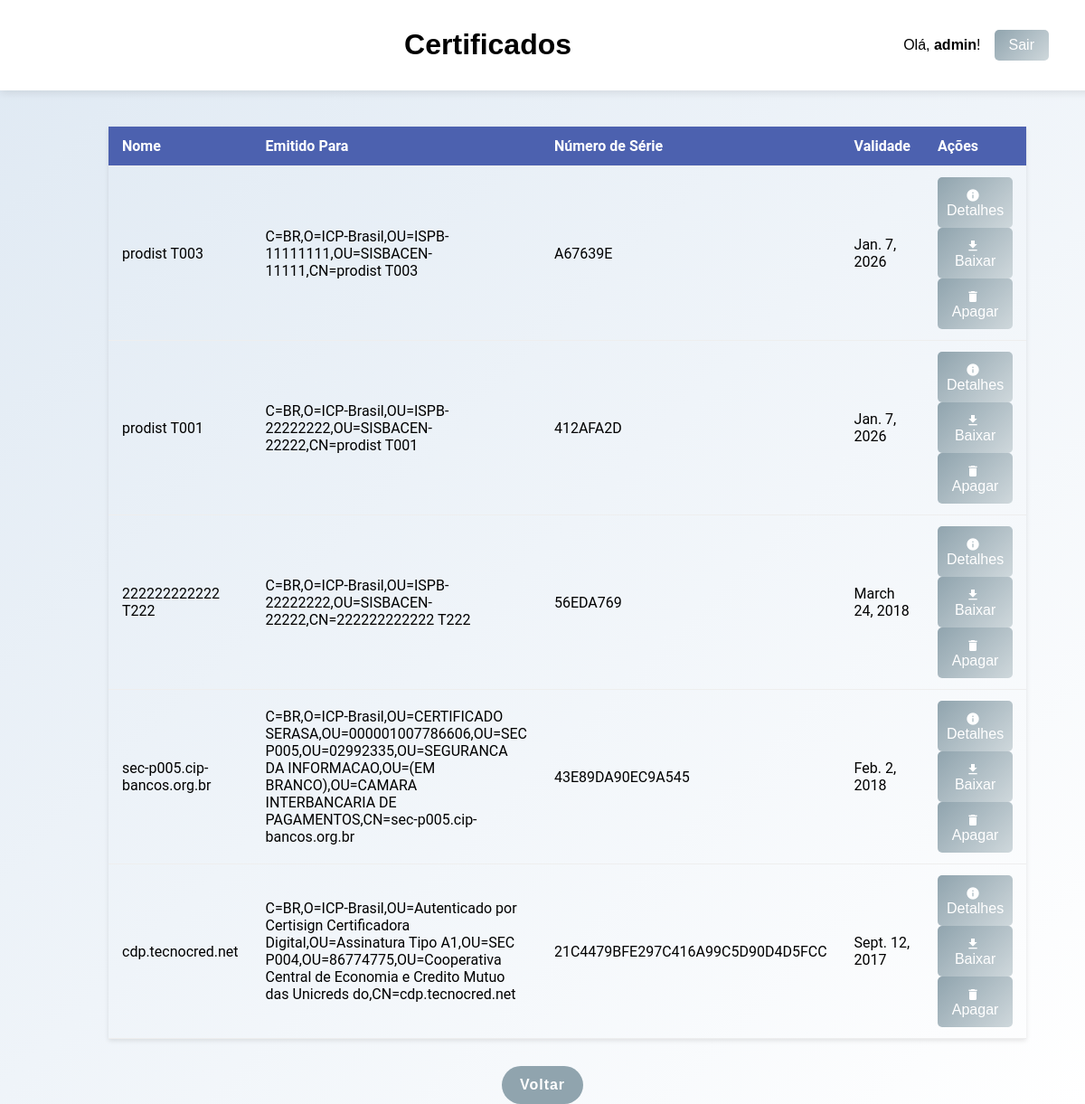
/certificados/ (signed in), run on the app's committed database.
### home/models.py (models this page shows, shortened)
class Certificado(models.Model):
    arquivo = models.FileField(upload_to='certificados/')
    nome = models.CharField(max_length=255)
    emitido_por = models.CharField(max_length=255)
    emitido_para = models.CharField(max_length=255)
    validade_inicio = models.DateField()
    validade_fim = models.DateField()
    numero_serie = models.CharField(max_length=255, unique=True)  # Mantém como texto, mas em formato HEX

### home/views/certificate_views.py (the view)
# urls.py: path("certificados/", views.certificate_views.listar_certificados, name="certificados"), # Rota para lista de certificados
def listar_certificados(request):
    certificados = Certificado.objects.all()
    return render(request, "home/certificados/certificados.html", {"certificados": certificados})

### home/templates/home/certificados/certificados.html (shortened to what this page needs)
<!DOCTYPE html>
<html lang="pt-br">
<head>
    {% load static %}
    <link rel="stylesheet" href="{% static 'home/css/styles.css' %}">
    <link href="https://fonts.googleapis.com/icon?family=Material+Icons" rel="stylesheet">  </head>
<body>
    <header class="header">
        <div class="header-container">
            <div class="logo">  </div> <h1>Certificados</h1>
            <div class="user-info">
                <p>Olá, <strong>{{ user.username }}</strong>!</p>
                <form action="{% url 'logout' %}" method="post">
                    <button type="submit" class="logout-btn">Sair</button>
                </form>
            </div>
        </div>
    </header>
    <main class="app-main">
        <div class="app-container">
            <table>
                <thead>
                    <tr>
                        <th>Nome</th>
                        <th>Emitido Para</th>
                        <th>Número de Série</th>
                        <th>Validade</th>
                        <th>Ações</th>
                    </tr>
                </thead>
                <tbody>
                    {% for certificado in certificados %}
                    <tr>
                        <td>{{ certificado.nome }}</td>
                        <td>{{ certificado.emitido_para }}</td>
                        <td>{{ certificado.numero_serie }}</td>
                        <td>{{ certificado.validade_fim }}</td>
                            <td>
                                <form method="GET" action="{% url 'detalhes_certificado' certificado.id %}" style="display:inline;">
                                    <button type="submit" class="btn btn-danger">
                                        <i class="material-icons">info</i> Detalhes
                                    </button>
                                </form>
                                <form method="GET" action="{% url 'download_certificado' certificado.pk %}" style="display:inline;">
                                    <button type="submit" class="btn btn-danger">
                                        <i class="material-icons">file_download</i> Baixar
                                    </button>
                                </form>
                                {% if user.is_staff %}
                                <form method="POST" action="{% url 'apagar_certificado' certificado.pk %}" style="display:inline;">
                                    <button type="submit" class="btn btn-danger">
                                        <i class="material-icons">delete</i> Apagar
                                    </button>
                                </form>
                                {% endif %}
                            </td>
                    </tr>
                    {% endfor %}
                </tbody>
            </table>
        </div>
        <a href="javascript:history.back()" class="back-button">Voltar</a>
    </main>
</body>
</html>

### home/static/home/css/styles.css (style rules this page uses)
body { margin: 0; font-family: Arial, sans-serif; display: flex; flex-direction: column; align-items: center; background: linear-gradient(135deg, #dfe9f3, #ffffff); padding-top: 100px; min-height: 100vh; overflow-x: hidden; }
.header { width: 100%; background-color: #ffffff; box-shadow: 0 2px 10px rgba(0, 0, 0, 0.1); padding: 10px 20px; display: flex; justify-content: space-between; align-items: center; position: fixed; top: 0; left: 0; z-index: 1000; min-height: 50px; }
.header-container { width: 90%; margin: 0 auto; display: flex; justify-content: space-between; align-items: center; max-width: 1200px; }
.user-info { display: flex; align-items: center; gap: 15px; }
.logout-btn { background-color: #ff4d4d; color: white; border: none; padding: 8px 16px; border-radius: 5px; cursor: pointer; }
.app-main { text-align: center; width: 80%; margin-top: 20px; }
.app-container { display: grid; grid-template-columns: repeat(auto-fit, minmax(250px, 1fr)); gap: 20px; margin-top: 20px; }
.back-button { display: inline-block; background-color: #90a4ae; color: white; padding: 12px 20px; border-radius: 30px; text-decoration: none; margin-top: 30px; font-size: 16px; font-weight: bold; letter-spacing: 1px; transition: background-color 0.3s ease, transform 0.3s ease; }
button { width: 100%; padding: 10px; background: linear-gradient(135deg, #90a4ae, #cfd8dc); border: none; color: #37474f; font-size: 16px; border-radius: 5px; cursor: pointer; transition: 0.3s; }
table { width: 100%; border-collapse: collapse; font-family: 'Roboto', sans-serif; box-shadow: 0 2px 5px rgba(0, 0, 0, 0.1); }
th, td { padding: 12px 15px; text-align: left; border-bottom: 1px solid #eee; }
th { background-color: #4c61af; color: white; font-weight: 600; }
.btn i.material-icons { font-size: 16px; margin-right: 5px; vertical-align: middle; }
.btn-danger { background-color: #f44336; color: white; }

### data on the page
Certificado: nome "prodist T003", emitido_para "C=BR,O=ICP-Brasil,OU=ISPB-11111111,OU=SISBACEN-11111,CN=prodist T003", numero_serie "A67639E", validade_fim "Jan. 7, 2026"
Certificado: nome "prodist T001", emitido_para "C=BR,O=ICP-Brasil,OU=ISPB-22222222,OU=SISBACEN-22222,CN=prodist T001", numero_serie "412AFA2D", validade_fim "Jan. 7, 2026"
Certificado: nome "222222222222 T222", emitido_para "C=BR,O=ICP-Brasil,OU=ISPB-22222222,OU=SISBACEN-22222,CN=222222222222 T222", numero_serie "56EDA769", validade_fim "March 24, 2018"
Certificado: nome "sec-p005.cip-bancos.org.br", emitido_para "C=BR,O=ICP-Brasil,OU=CERTIFICADO SERASA,OU=000001007786606,OU=SEC P005,OU=02992335,OU=SEGURANCA DA INFORMACAO,OU=(EM BRANCO),OU=CAMARA INTERBANCARIA DE PAGAMENTOS,CN=sec-p005.cip-bancos.org.br", numero_serie "43E89DA90EC9A545", validade_fim "Feb. 2, 2018"
Certificado: nome "cdp.tecnocred.net", emitido_para "C=BR,O=ICP-Brasil,OU=Autenticado por Certisign Certificadora Digital,OU=Assinatura Tipo A1,OU=SEC P004,OU=86774775,OU=Cooperativa Central de Economia e Credito Mutuo das Unicreds do,CN=cdp.tecnocred.net", numero_serie "21C4479BFE297C416A99C5D90D4D5FCC", validade_fim "Sept. 12, 2017"

### other printed values
{{ user.username }} "admin"
